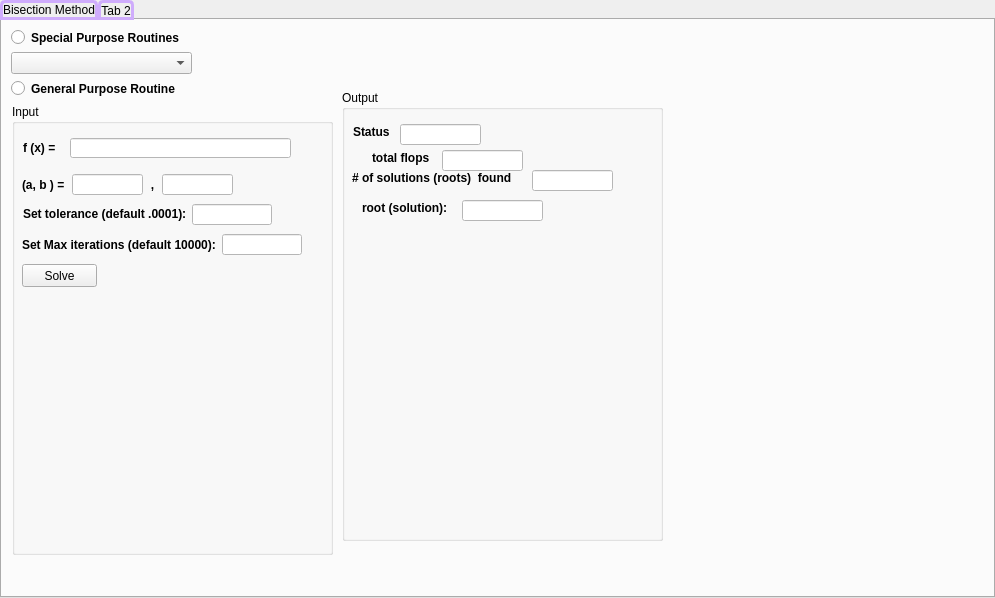
<?xml version="1.0" encoding="UTF-8"?>
<ui version="4.0">
 <class>UnivariateProblems</class>
 <widget class="QTabWidget" name="UnivariateProblems">
  <property name="geometry">
   <rect>
    <x>0</x>
    <y>0</y>
    <width>995</width>
    <height>598</height>
   </rect>
  </property>
  <property name="minimumSize">
   <size>
    <width>500</width>
    <height>500</height>
   </size>
  </property>
  <property name="maximumSize">
   <size>
    <width>2000</width>
    <height>1000</height>
   </size>
  </property>
  <property name="windowTitle">
   <string>TabWidget</string>
  </property>
  <property name="autoFillBackground">
   <bool>false</bool>
  </property>
  <property name="styleSheet">
   <string notr="true">QTabBar::tab
{
	 background: qlineargradient(x1: -1, y1: 0, x2: 0, y2: 1,
                                stop: 0 #E1E1E1, stop: 0.4 #4ADFDD,
                                stop: 2 #D8D8D8, stop: 1.0 #D3D3D3);
    border: 2.5px solid #CFACFC;
    border-bottom-color: #CFACFC; 
    border-top-left-radius: 5px;
    border-top-right-radius: 5px;
    min-width: 10em;
    padding: 2ex;
	font: 87 9pt &quot;Segoe UI Black&quot;;
}

QGroupBox
{
	font: 14pt black &quot;Consolas&quot;;
	
}
QLabel
{
	color: black;
	background-color: rgba(0,0,0,0%);
}
/*QLineEdit#a_input, QLineEdit#b_input,*/
QLineEdit
{
    /*selection-background-color: rgb(233, 99, 0);*/
	background: white;
	color: black;
}</string>
  </property>
  <property name="currentIndex">
   <number>0</number>
  </property>
  <widget class="BisectionMethod" name="bisectionMethod">
   <property name="focusPolicy">
    <enum>Qt::NoFocus</enum>
   </property>
   <attribute name="title">
    <string>Bisection Method</string>
   </attribute>
   <widget class="QGroupBox" name="inputBox">
    <property name="geometry">
     <rect>
      <x>10</x>
      <y>84</y>
      <width>321</width>
      <height>451</height>
     </rect>
    </property>
    <property name="minimumSize">
     <size>
      <width>321</width>
      <height>300</height>
     </size>
    </property>
    <property name="maximumSize">
     <size>
      <width>400</width>
      <height>500</height>
     </size>
    </property>
    <property name="title">
     <string>Input</string>
    </property>
    <widget class="QPushButton" name="button_solve">
     <property name="geometry">
      <rect>
       <x>10</x>
       <y>160</y>
       <width>75</width>
       <height>23</height>
      </rect>
     </property>
     <property name="sizePolicy">
      <sizepolicy hsizetype="Preferred" vsizetype="Fixed">
       <horstretch>0</horstretch>
       <verstretch>0</verstretch>
      </sizepolicy>
     </property>
     <property name="minimumSize">
      <size>
       <width>75</width>
       <height>23</height>
      </size>
     </property>
     <property name="maximumSize">
      <size>
       <width>75</width>
       <height>23</height>
      </size>
     </property>
     <property name="text">
      <string>Solve</string>
     </property>
    </widget>
    <widget class="QLineEdit" name="iter_lineEdit">
     <property name="geometry">
      <rect>
       <x>210</x>
       <y>130</y>
       <width>80</width>
       <height>21</height>
      </rect>
     </property>
     <property name="minimumSize">
      <size>
       <width>60</width>
       <height>21</height>
      </size>
     </property>
     <property name="maximumSize">
      <size>
       <width>80</width>
       <height>21</height>
      </size>
     </property>
    </widget>
    <widget class="QLabel" name="label_iterations">
     <property name="geometry">
      <rect>
       <x>10</x>
       <y>130</y>
       <width>200</width>
       <height>21</height>
      </rect>
     </property>
     <property name="minimumSize">
      <size>
       <width>100</width>
       <height>21</height>
      </size>
     </property>
     <property name="maximumSize">
      <size>
       <width>200</width>
       <height>21</height>
      </size>
     </property>
     <property name="font">
      <font>
       <weight>75</weight>
       <bold>true</bold>
      </font>
     </property>
     <property name="text">
      <string>Set Max iterations (default 10000):</string>
     </property>
    </widget>
    <widget class="QLineEdit" name="tol_input">
     <property name="geometry">
      <rect>
       <x>180</x>
       <y>100</y>
       <width>80</width>
       <height>21</height>
      </rect>
     </property>
     <property name="minimumSize">
      <size>
       <width>50</width>
       <height>21</height>
      </size>
     </property>
     <property name="maximumSize">
      <size>
       <width>80</width>
       <height>21</height>
      </size>
     </property>
    </widget>
    <widget class="QLabel" name="tolerance_label">
     <property name="geometry">
      <rect>
       <x>10</x>
       <y>100</y>
       <width>171</width>
       <height>20</height>
      </rect>
     </property>
     <property name="minimumSize">
      <size>
       <width>71</width>
       <height>20</height>
      </size>
     </property>
     <property name="maximumSize">
      <size>
       <width>200</width>
       <height>20</height>
      </size>
     </property>
     <property name="font">
      <font>
       <weight>75</weight>
       <bold>true</bold>
      </font>
     </property>
     <property name="text">
      <string>Set tolerance (default .0001):</string>
     </property>
     <property name="indent">
      <number>1</number>
     </property>
    </widget>
    <widget class="QLabel" name="a_b_label">
     <property name="geometry">
      <rect>
       <x>10</x>
       <y>70</y>
       <width>48</width>
       <height>21</height>
      </rect>
     </property>
     <property name="minimumSize">
      <size>
       <width>48</width>
       <height>21</height>
      </size>
     </property>
     <property name="maximumSize">
      <size>
       <width>48</width>
       <height>21</height>
      </size>
     </property>
     <property name="font">
      <font>
       <weight>75</weight>
       <bold>true</bold>
      </font>
     </property>
     <property name="text">
      <string>(a, b ) =</string>
     </property>
    </widget>
    <widget class="QLineEdit" name="b_input">
     <property name="geometry">
      <rect>
       <x>150</x>
       <y>70</y>
       <width>71</width>
       <height>21</height>
      </rect>
     </property>
     <property name="minimumSize">
      <size>
       <width>50</width>
       <height>21</height>
      </size>
     </property>
     <property name="maximumSize">
      <size>
       <width>71</width>
       <height>21</height>
      </size>
     </property>
     <property name="alignment">
      <set>Qt::AlignCenter</set>
     </property>
    </widget>
    <widget class="QLabel" name="ab_comma">
     <property name="geometry">
      <rect>
       <x>130</x>
       <y>70</y>
       <width>21</width>
       <height>21</height>
      </rect>
     </property>
     <property name="sizePolicy">
      <sizepolicy hsizetype="Fixed" vsizetype="Fixed">
       <horstretch>0</horstretch>
       <verstretch>0</verstretch>
      </sizepolicy>
     </property>
     <property name="minimumSize">
      <size>
       <width>21</width>
       <height>21</height>
      </size>
     </property>
     <property name="maximumSize">
      <size>
       <width>21</width>
       <height>21</height>
      </size>
     </property>
     <property name="font">
      <font>
       <weight>75</weight>
       <bold>true</bold>
      </font>
     </property>
     <property name="styleSheet">
      <string notr="true">QLabel::ab_comma
{
	
}</string>
     </property>
     <property name="text">
      <string>,</string>
     </property>
     <property name="alignment">
      <set>Qt::AlignCenter</set>
     </property>
     <property name="indent">
      <number>2</number>
     </property>
    </widget>
    <widget class="QLineEdit" name="a_input">
     <property name="geometry">
      <rect>
       <x>60</x>
       <y>70</y>
       <width>71</width>
       <height>21</height>
      </rect>
     </property>
     <property name="minimumSize">
      <size>
       <width>50</width>
       <height>21</height>
      </size>
     </property>
     <property name="maximumSize">
      <size>
       <width>71</width>
       <height>21</height>
      </size>
     </property>
     <property name="alignment">
      <set>Qt::AlignCenter</set>
     </property>
    </widget>
    <widget class="QLabel" name="f_x_label">
     <property name="geometry">
      <rect>
       <x>11</x>
       <y>34</y>
       <width>41</width>
       <height>21</height>
      </rect>
     </property>
     <property name="minimumSize">
      <size>
       <width>41</width>
       <height>21</height>
      </size>
     </property>
     <property name="maximumSize">
      <size>
       <width>41</width>
       <height>21</height>
      </size>
     </property>
     <property name="text">
      <string>&lt;html&gt;&lt;head/&gt;&lt;body&gt;&lt;p&gt;&lt;span style=&quot; font-size:9pt; font-weight:600; color:#000000;&quot;&gt;f (x) =&lt;/span&gt;&lt;/p&gt;&lt;/body&gt;&lt;/html&gt;</string>
     </property>
     <property name="indent">
      <number>0</number>
     </property>
    </widget>
    <widget class="QLineEdit" name="f_x_input">
     <property name="geometry">
      <rect>
       <x>58</x>
       <y>34</y>
       <width>221</width>
       <height>20</height>
      </rect>
     </property>
     <property name="minimumSize">
      <size>
       <width>221</width>
       <height>20</height>
      </size>
     </property>
     <property name="maximumSize">
      <size>
       <width>221</width>
       <height>20</height>
      </size>
     </property>
    </widget>
   </widget>
   <widget class="QGroupBox" name="outputBox">
    <property name="geometry">
     <rect>
      <x>340</x>
      <y>70</y>
      <width>321</width>
      <height>451</height>
     </rect>
    </property>
    <property name="sizePolicy">
     <sizepolicy hsizetype="MinimumExpanding" vsizetype="MinimumExpanding">
      <horstretch>0</horstretch>
      <verstretch>0</verstretch>
     </sizepolicy>
    </property>
    <property name="minimumSize">
     <size>
      <width>321</width>
      <height>300</height>
     </size>
    </property>
    <property name="maximumSize">
     <size>
      <width>400</width>
      <height>500</height>
     </size>
    </property>
    <property name="title">
     <string>Output</string>
    </property>
    <widget class="QLabel" name="totalSolutions_label">
     <property name="geometry">
      <rect>
       <x>10</x>
       <y>80</y>
       <width>161</width>
       <height>16</height>
      </rect>
     </property>
     <property name="font">
      <font>
       <weight>75</weight>
       <bold>true</bold>
      </font>
     </property>
     <property name="text">
      <string># of solutions (roots)  found</string>
     </property>
    </widget>
    <widget class="QLineEdit" name="totalRoots_lineEdit">
     <property name="geometry">
      <rect>
       <x>190</x>
       <y>80</y>
       <width>81</width>
       <height>21</height>
      </rect>
     </property>
     <property name="minimumSize">
      <size>
       <width>20</width>
       <height>16</height>
      </size>
     </property>
     <property name="maximumSize">
      <size>
       <width>81</width>
       <height>21</height>
      </size>
     </property>
    </widget>
    <widget class="QLabel" name="status_label">
     <property name="geometry">
      <rect>
       <x>11</x>
       <y>34</y>
       <width>41</width>
       <height>16</height>
      </rect>
     </property>
     <property name="minimumSize">
      <size>
       <width>41</width>
       <height>16</height>
      </size>
     </property>
     <property name="maximumSize">
      <size>
       <width>41</width>
       <height>16</height>
      </size>
     </property>
     <property name="font">
      <font>
       <weight>75</weight>
       <bold>true</bold>
      </font>
     </property>
     <property name="text">
      <string>Status</string>
     </property>
    </widget>
    <widget class="QLineEdit" name="status_lineEdit">
     <property name="geometry">
      <rect>
       <x>58</x>
       <y>34</y>
       <width>81</width>
       <height>21</height>
      </rect>
     </property>
     <property name="sizePolicy">
      <sizepolicy hsizetype="Expanding" vsizetype="Fixed">
       <horstretch>0</horstretch>
       <verstretch>0</verstretch>
      </sizepolicy>
     </property>
     <property name="minimumSize">
      <size>
       <width>50</width>
       <height>16</height>
      </size>
     </property>
     <property name="maximumSize">
      <size>
       <width>81</width>
       <height>21</height>
      </size>
     </property>
     <property name="layoutDirection">
      <enum>Qt::LeftToRight</enum>
     </property>
    </widget>
    <widget class="QLineEdit" name="flops_lineEdit">
     <property name="geometry">
      <rect>
       <x>100</x>
       <y>60</y>
       <width>81</width>
       <height>21</height>
      </rect>
     </property>
     <property name="minimumSize">
      <size>
       <width>20</width>
       <height>16</height>
      </size>
     </property>
     <property name="maximumSize">
      <size>
       <width>81</width>
       <height>21</height>
      </size>
     </property>
    </widget>
    <widget class="QLabel" name="flops_label">
     <property name="geometry">
      <rect>
       <x>30</x>
       <y>60</y>
       <width>61</width>
       <height>16</height>
      </rect>
     </property>
     <property name="minimumSize">
      <size>
       <width>61</width>
       <height>16</height>
      </size>
     </property>
     <property name="maximumSize">
      <size>
       <width>61</width>
       <height>16</height>
      </size>
     </property>
     <property name="font">
      <font>
       <weight>75</weight>
       <bold>true</bold>
      </font>
     </property>
     <property name="text">
      <string>total flops</string>
     </property>
    </widget>
    <widget class="QLabel" name="solution_label">
     <property name="geometry">
      <rect>
       <x>20</x>
       <y>110</y>
       <width>91</width>
       <height>16</height>
      </rect>
     </property>
     <property name="text">
      <string>&lt;html&gt;&lt;head/&gt;&lt;body&gt;&lt;p&gt;&lt;span style=&quot; font-weight:600;&quot;&gt;root (solution):&lt;/span&gt;&lt;/p&gt;&lt;/body&gt;&lt;/html&gt;</string>
     </property>
    </widget>
    <widget class="QLineEdit" name="solution_lineEdit">
     <property name="geometry">
      <rect>
       <x>120</x>
       <y>110</y>
       <width>81</width>
       <height>21</height>
      </rect>
     </property>
     <property name="minimumSize">
      <size>
       <width>20</width>
       <height>16</height>
      </size>
     </property>
     <property name="maximumSize">
      <size>
       <width>81</width>
       <height>21</height>
      </size>
     </property>
    </widget>
   </widget>
   <widget class="QComboBox" name="combox_SPRoutines">
    <property name="geometry">
     <rect>
      <x>9</x>
      <y>32</y>
      <width>181</width>
      <height>22</height>
     </rect>
    </property>
    <property name="minimumSize">
     <size>
      <width>181</width>
      <height>22</height>
     </size>
    </property>
    <property name="maximumSize">
     <size>
      <width>250</width>
      <height>22</height>
     </size>
    </property>
   </widget>
   <widget class="QRadioButton" name="radio_special">
    <property name="geometry">
     <rect>
      <x>9</x>
      <y>9</y>
      <width>171</width>
      <height>17</height>
     </rect>
    </property>
    <property name="minimumSize">
     <size>
      <width>171</width>
      <height>17</height>
     </size>
    </property>
    <property name="maximumSize">
     <size>
      <width>171</width>
      <height>17</height>
     </size>
    </property>
    <property name="font">
     <font>
      <weight>75</weight>
      <bold>true</bold>
     </font>
    </property>
    <property name="text">
     <string>Special Purpose Routines</string>
    </property>
   </widget>
   <widget class="QRadioButton" name="radio_general">
    <property name="geometry">
     <rect>
      <x>9</x>
      <y>60</y>
      <width>171</width>
      <height>17</height>
     </rect>
    </property>
    <property name="minimumSize">
     <size>
      <width>171</width>
      <height>17</height>
     </size>
    </property>
    <property name="maximumSize">
     <size>
      <width>171</width>
      <height>17</height>
     </size>
    </property>
    <property name="font">
     <font>
      <weight>75</weight>
      <bold>true</bold>
     </font>
    </property>
    <property name="text">
     <string>General Purpose Routine</string>
    </property>
   </widget>
  </widget>
  <widget class="QWidget" name="fixedMethod">
   <property name="focusPolicy">
    <enum>Qt::TabFocus</enum>
   </property>
   <attribute name="title">
    <string>Tab 2</string>
   </attribute>
  </widget>
 </widget>
 <customwidgets>
  <customwidget>
   <class>BisectionMethod</class>
   <extends>QWidget</extends>
   <header>bisectionmethod.h</header>
   <container>1</container>
  </customwidget>
 </customwidgets>
 <resources/>
 <connections/>
</ui>
